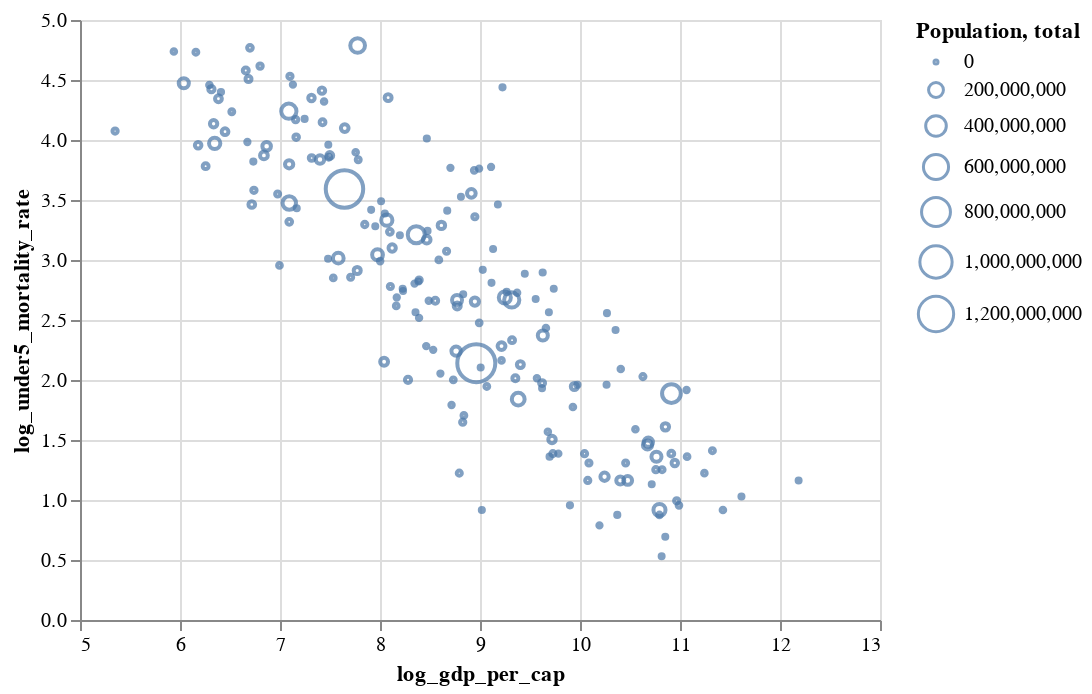

Notebook code for this chart:
### Markdown cell above
And of course, that's only the most basic functionality. For example, `tooltip` can take any number of fields:

### Code cell
base = (
    alt.Chart(world)
    .mark_point()
    .encode(
        x=alt.X("log_gdp_per_cap", scale=alt.Scale(zero=False)),
        y="log_under5_mortality_rate",
        size="Population, total",
        tooltip=[
            "Country Name",
            "Year",
            "Population, total",
            "Life expectancy at birth, total (years)",
        ],
    )
).interactive()

base + fit

### Figure 1 — Vega-Lite specification as saved in the notebook (floating-point values rounded to 4 significant figures; data arrays with more than 128 entries replaced by an {"elided": "..."} marker saying what was removed)
{"config": {"view": {"continuousWidth": 400, "continuousHeight": 300}}, "layer": [{"mark": "point", "encoding": {"size": {"type": "quantitative", "field": "Population, total"}, "tooltip": [{"type": "nominal", "field": "Country Name"}, {"type": "quantitative", "field": "Year"}, {"type": "quantitative", "field": "Population, total"}, {"type": "quantitative", "field": "Life expectancy at birth, total (years)"}], "x": {"type": "quantitative", "field": "log_gdp_per_cap", "scale": {"zero": false}}, "y": {"type": "quantitative", "field": "log_under5_mortality_rate"}}, "selection": {"selector002": {"type": "interval", "bind": "scales", "encodings": ["x", "y"]}}}, {"mark": "line", "encoding": {"size": {"type": "quantitative", "field": "Population, total"}, "x": {"type": "quantitative", "field": "log_gdp_per_cap", "scale": {"zero": false}}, "y": {"type": "quantitative", "field": "log_under5_mortality_rate"}}, "transform": [{"on": "log_gdp_per_cap", "regression": "log_under5_mortality_rate"}]}], "data": {"name": "data-9b248e98e8fbe34083e268c366afb5fd"}, "$schema": "https://vega.github.io/schema/vega-lite/v4.8.1.json", "datasets": {"data-9b248e98e8fbe34083e268c366afb5fd": {"elided": "217 records"}}}
